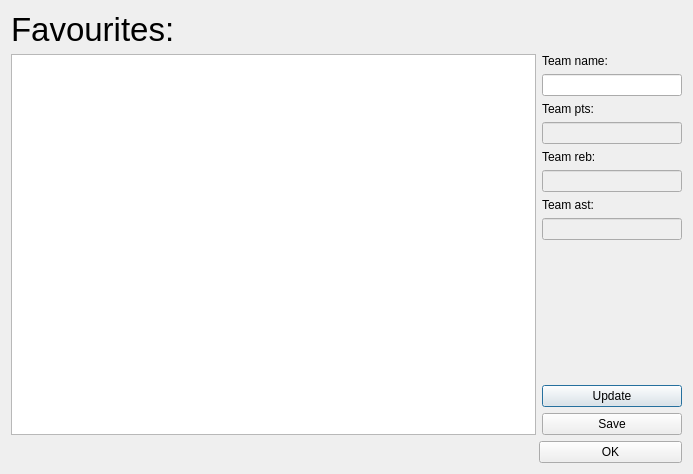
<?xml version="1.0" encoding="UTF-8"?>
<ui version="4.0">
 <class>teamWindow</class>
 <widget class="QDialog" name="team_window">
  <property name="geometry">
   <rect>
    <x>0</x>
    <y>0</y>
    <width>693</width>
    <height>474</height>
   </rect>
  </property>
  <property name="windowTitle">
   <string>Team config</string>
  </property>
  <layout class="QVBoxLayout" name="verticalLayout">
   <item>
    <widget class="QLabel" name="label">
     <property name="font">
      <font>
       <pointsize>25</pointsize>
      </font>
     </property>
     <property name="text">
      <string>Favourites:</string>
     </property>
    </widget>
   </item>
   <item>
    <layout class="QHBoxLayout" name="horizontalLayout_2" stretch="75,20">
     <item>
      <widget class="QTableView" name="team_table">
       <property name="contextMenuPolicy">
        <enum>Qt::CustomContextMenu</enum>
       </property>
       <property name="selectionMode">
        <enum>QAbstractItemView::SingleSelection</enum>
       </property>
       <property name="selectionBehavior">
        <enum>QAbstractItemView::SelectRows</enum>
       </property>
      </widget>
     </item>
     <item>
      <layout class="QVBoxLayout" name="verticalLayout_2">
       <item>
        <widget class="QLabel" name="label_2">
         <property name="text">
          <string>Team name:</string>
         </property>
        </widget>
       </item>
       <item>
        <widget class="QLineEdit" name="team_name"/>
       </item>
       <item>
        <widget class="QLabel" name="label_3">
         <property name="text">
          <string>Team pts:</string>
         </property>
        </widget>
       </item>
       <item>
        <widget class="QLineEdit" name="team_pts">
         <property name="enabled">
          <bool>false</bool>
         </property>
        </widget>
       </item>
       <item>
        <widget class="QLabel" name="label_4">
         <property name="text">
          <string>Team reb:</string>
         </property>
        </widget>
       </item>
       <item>
        <widget class="QLineEdit" name="team_reb">
         <property name="enabled">
          <bool>false</bool>
         </property>
        </widget>
       </item>
       <item>
        <widget class="QLabel" name="label_5">
         <property name="text">
          <string>Team ast:</string>
         </property>
        </widget>
       </item>
       <item>
        <widget class="QLineEdit" name="team_ast">
         <property name="enabled">
          <bool>false</bool>
         </property>
        </widget>
       </item>
       <item>
        <spacer name="verticalSpacer">
         <property name="orientation">
          <enum>Qt::Vertical</enum>
         </property>
         <property name="sizeHint" stdset="0">
          <size>
           <width>20</width>
           <height>40</height>
          </size>
         </property>
        </spacer>
       </item>
       <item>
        <widget class="QPushButton" name="update_button">
         <property name="text">
          <string>Update</string>
         </property>
        </widget>
       </item>
       <item>
        <widget class="QPushButton" name="save_button">
         <property name="text">
          <string>Save</string>
         </property>
        </widget>
       </item>
      </layout>
     </item>
    </layout>
   </item>
   <item>
    <layout class="QHBoxLayout" name="horizontalLayout" stretch="70,19">
     <item>
      <spacer name="horizontalSpacer">
       <property name="orientation">
        <enum>Qt::Horizontal</enum>
       </property>
       <property name="sizeHint" stdset="0">
        <size>
         <width>40</width>
         <height>20</height>
        </size>
       </property>
      </spacer>
     </item>
     <item>
      <widget class="QPushButton" name="pushButton">
       <property name="text">
        <string>OK</string>
       </property>
      </widget>
     </item>
    </layout>
   </item>
  </layout>
 </widget>
 <resources/>
 <connections/>
</ui>
